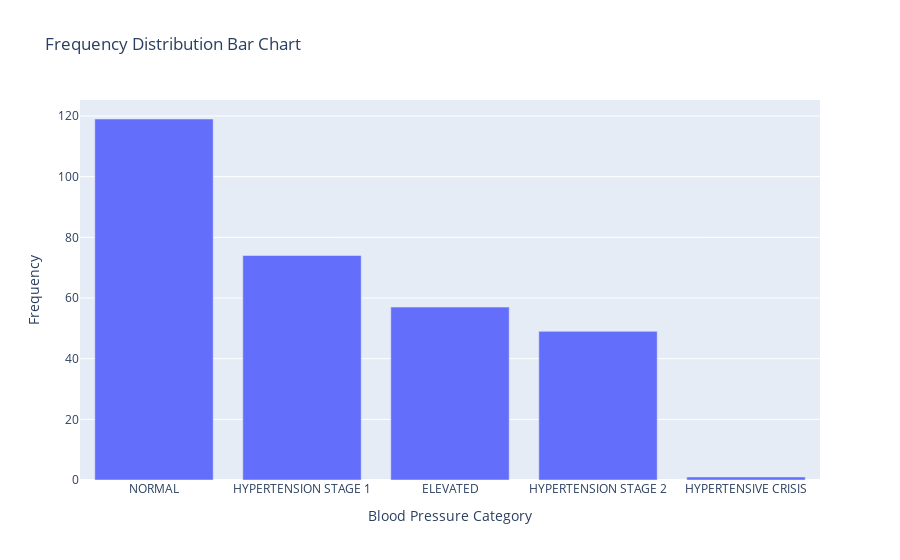

The code cell stored with this chart in its notebook:
### Code cell
dfrf = pd.DataFrame(freq_table)
fig = px.bar(x=dfrf.index, y=dfrf['count'], barmode='group',
             title='Frequency Distribution Bar Chart')
fig.update_layout(xaxis_title="Blood Pressure Category")
fig.update_layout(yaxis_title="Frequency")
fig.show()

### Figure 1 — Plotly figure (JSON) as saved in the notebook; plotly's stock layout.template omitted (floating-point values rounded to 4 significant figures)
{"data": [{"alignmentgroup": "True", "hovertemplate": "x=%{x}<br>y=%{y}<extra></extra>", "legendgroup": "", "marker": {"color": "#636efa", "pattern": {"shape": ""}}, "name": "", "offsetgroup": "", "orientation": "v", "showlegend": false, "textposition": "auto", "type": "bar", "x": ["NORMAL", "HYPERTENSION STAGE 1", "ELEVATED", "HYPERTENSION STAGE 2", "HYPERTENSIVE CRISIS"], "xaxis": "x", "y": [119, 74, 57, 49, 1], "yaxis": "y"}], "layout": {"barmode": "group", "legend": {"tracegroupgap": 0}, "title": {"text": "Frequency Distribution Bar Chart"}, "xaxis": {"anchor": "y", "domain": [0, 1], "title": {"text": "Blood Pressure Category"}}, "yaxis": {"anchor": "x", "domain": [0, 1], "title": {"text": "Frequency"}}}}
